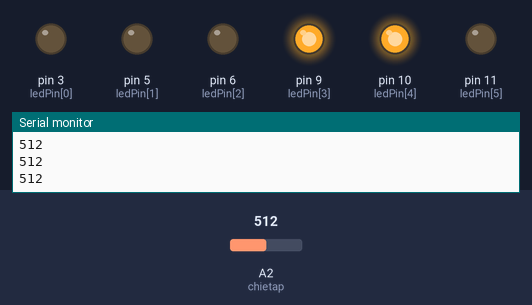
A sketch run on a simulated Arduino Uno, built with avr-gcc and run on an emulated ATmega328P. Parts: output pins drawn as LEDs (lit = HIGH), the last lines printed to the serial monitor. The test bench sets the inputs (shaded band); at power-on: A2 (chietap) = 512.

Above: at 1.2 s.
1.3 s: A2 (chietap) set to 716
At 2.5 s:
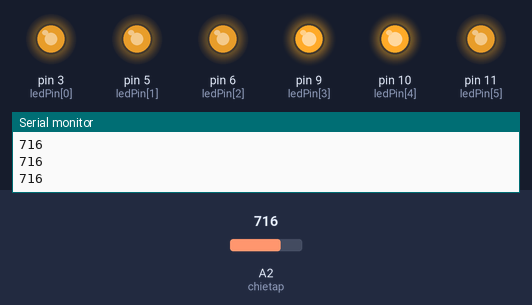
2.8 s: A2 (chietap) set to 751
At 4.0 s:
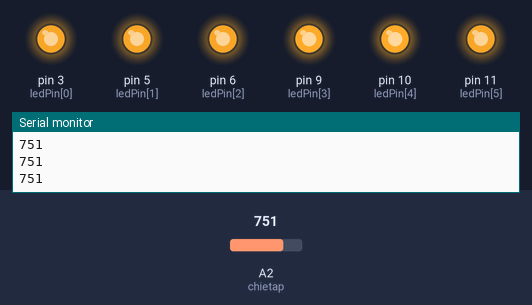
4.3 s: A2 (chietap) set to 768
At 5.0 s:
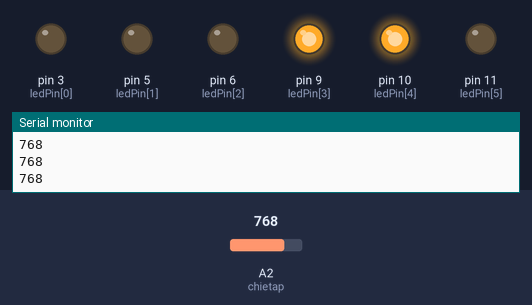
5.8 s: A2 (chietap) set to 900
At 6.3 s:
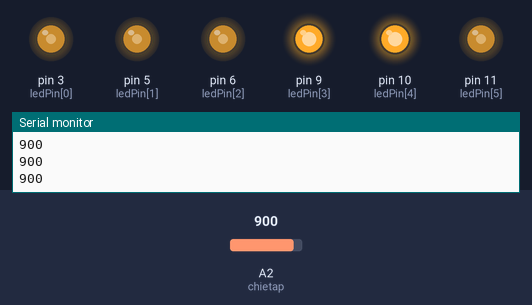
7.3 s: A2 (chietap) set to 306
At 8.5 s:
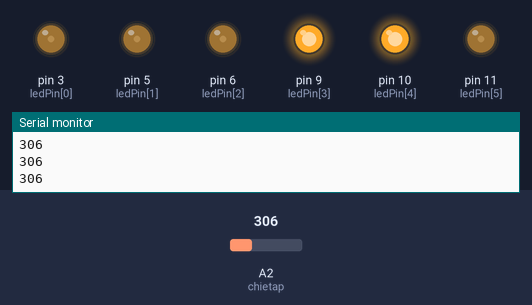
8.8 s: A2 (chietap) set to 122
At 9.6 s:
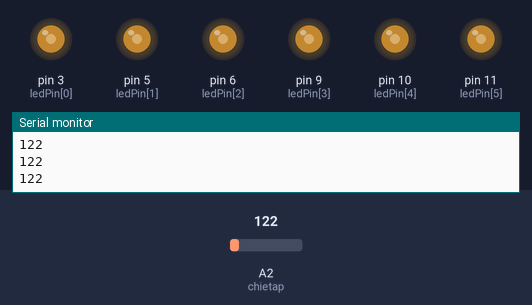
Timing chart, 0 to 11.3 s (numbered marks = the images above; inputs shaded):
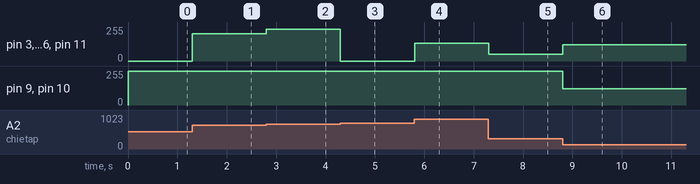

Measured:
- the behaviour switches between 767 and 768 on A2 (chietap) (found by bisection; images 2 and 3)
- after the input at 1.3 s, pin 3 (ledPin[0]), pin 5 (ledPin[1]), pin 6 (ledPin[2]), pin 11 (ledPin[5]): 0/255 → 204/255 at once
- after the input at 2.8 s, pin 3 (ledPin[0]), pin 5 (ledPin[1]), pin 6 (ledPin[2]), pin 11 (ledPin[5]): 204/255 → 239/255 at once
- after the input at 4.3 s, pin 3 (ledPin[0]), pin 5 (ledPin[1]), pin 6 (ledPin[2]), pin 11 (ledPin[5]): 239/255 → 0/255 at once
- after the input at 5.8 s, pin 3 (ledPin[0]), pin 5 (ledPin[1]), pin 6 (ledPin[2]), pin 11 (ledPin[5]): 0/255 → 132/255 at once
- after the input at 7.3 s, pin 3 (ledPin[0]), pin 5 (ledPin[1]), pin 6 (ledPin[2]), pin 11 (ledPin[5]): 132/255 → 50/255 at once
- after the input at 8.8 s, pin 3 (ledPin[0]), pin 5 (ledPin[1]), pin 6 (ledPin[2]), pin 11 (ledPin[5]): 50/255 → 122/255 at once; pin 9 (ledPin[3]), pin 10 (ledPin[4]): 255/255 → 122/255 at once

The sketch:

Bai4-III.ino
```cpp
byte ledPin[] = {3, 5, 6, 9, 10, 11};
int chietap = 2;

void setup() {
  Serial.begin(9600);
  for (int x=0; x<6; x++) {
    pinMode(ledPin[x],OUTPUT);
  }
  pinMode(chietap,INPUT);
}

void loop() {
    for (int x=0; x<6; x++) {
      analogWrite(ledPin[x],analogRead(chietap));
    }
    Serial.println(analogRead(chietap));
}
```
